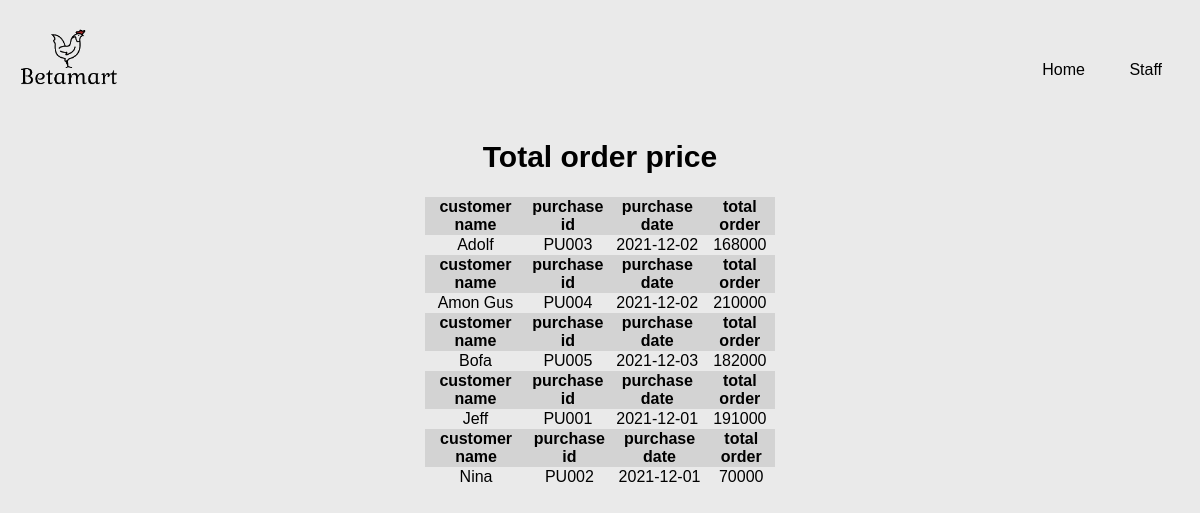
/staff.inc0.php, run on an earlier commit of the app's database.
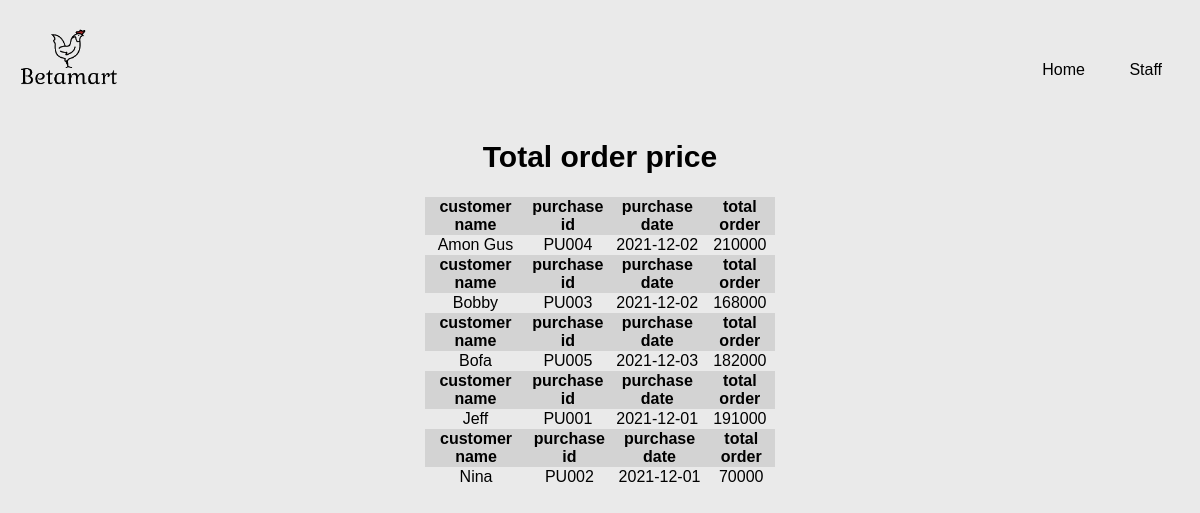
And on a later commit of the database.
### tables this page shows
create table purchase
(
purchaseid char(5),
purchasedate date  not null,
staffid char(5) not null,
customerid char(5) not null,
constraint pk_purchaseid primary key(purchaseid),
constraint c_purchaseid check(purchaseid regexp '^PU[0-9]{3}$'),
constraint fk_purchase_staffid foreign key(staffid) references staff(staffid),
constraint fk_purchases_customerid foreign key(customerid) references customer(customerid)
);

create table customer
(
customerid char(5),
customername varchar(255) not null,
address varchar(255) not null,
email varchar(255),
phonenumber char(12) ,
constraint pk_customerid primary key(customerid),
constraint u_email unique(email),
constraint u_custphone unique(phonenumber),
constraint c_email check(email regexp '^[[:alnum:]]+(@gmail.com|@yahoo.com)$'),
constraint c_customerphone check(phonenumber regexp '[0-9]{12}'),
constraint c_customeraddress check(address like '%Street'),
constraint c_customerid check(customerid regexp '^CS[0-9]{3}$')
);

### staff.inc0.php (the view)
<?php
    include 'header.php';
    include 'dbh.inc.php';
?>
<div class="staff-result">
<h1>Total order price</h1>
<?php
$sql="CALL show_order_price";
    if($result=mysqli_query($conn, $sql)){
        while($row=mysqli_fetch_assoc($result)){
            echo "<div class ='item-box-1'>
                <table border='0' width='350px' cellspacing='0'>
                    <thead>
                    <tr bgcolor= 'lightgray'>
                        <th>customer name</th>
                        <th>purchase id</th>
                        <th>purchase date</th>
                        <th>total order</th>
                    </tr>
                </thead>
                <tbody>
                    <tr>
                        <td>".$row['customername']."</td>
                        <td>".$row['purchaseid']."</td>
                        <td>".$row['purchasedate']."</td>
                        <td>".$row['totalorder']."</td>
                    </tr>
                </tbody>";
        }
    }
?>

### header.php (shortened to what this page needs)
<!DOCTYPE html>
<html lang="en" dir="ltr"
    <head>
        <link rel="stylesheet" type="text/css" href="style.css">
    </head>
    <body>
        <div class="wrapper">
            <nav>
                <a href="index.php"><img src="images/Logo%20Betamart.png" alt="Blogs logo" class="logo"></a>
                <ul class="nav-links">
                    <li><a href="index.php">Home</a></li>
                    <li><a href="staff.php">Staff</a></li>
                </ul>
            </nav>
        </div>
<div class="wrapper">

### style.css (style rules this page uses)
body { background-color: #eaeaea; font-family: "poppins", sans-serif; }
.wrapper { height: 100%; width: 100%; background: #eaeaea; position: relative; }
.logo { width: 120px; }
nav { display: flex; align-items: center; justify-content: space-between; }
.nav-links { padding: 28px 0; }
.nav-links li { display: inline-block; margin: 0 10px; }
.nav-links li a { text-decoration: none; color: #000000; padding-right: 20px; position: relative; }
.staff-result h1 { position: absolute; left: 50%; top: 50%; transform: translate(-50%, -50%); text-align: center; font-size: 30px; font-weight: 600; margin-top: 25px; font-family: "poppins", sans-serif; }
.item-box-1 { position: absolute; left: 50%; transform: translate(-50%, -50%); padding-bottom: 30px; margin-top: 225px; margin-left: 0px; text-align: center; }

What changed in the data, as far as the page shows it:
shown differently, row unchanged: purchase "PU004": moves up the list
changed through a linked row, purchase "PU003": customerid.customername "Adolf" → "Bobby"
